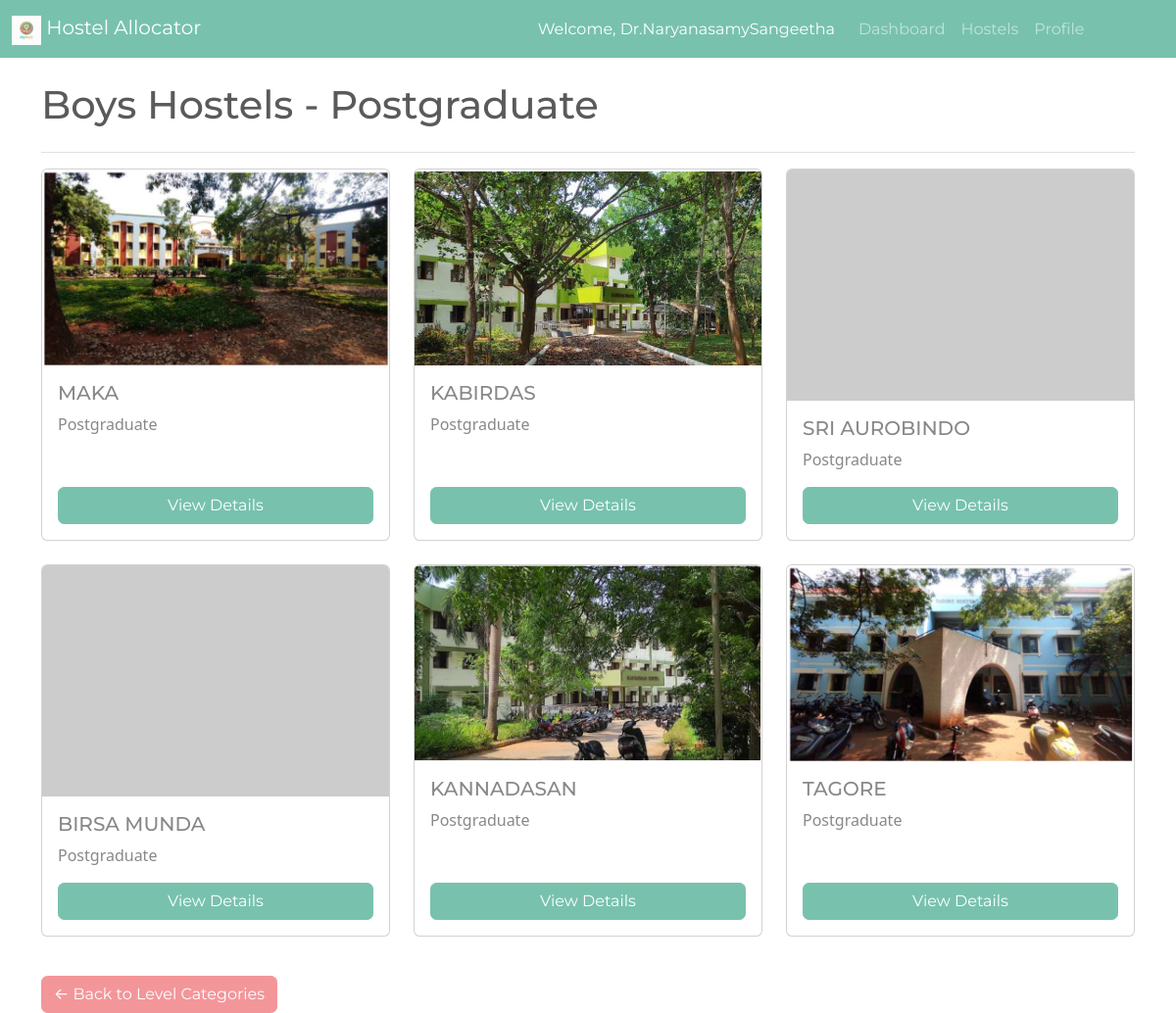
The page /hostels/M/PG/ (signed in) on the database its author committed.
### hostel/models.py (models this page shows, shortened)
class Hostel(models.Model):
    GENDER_CHOICES = [
        ('M', 'Boys'),
        ('F', 'Girls'),
    ]
    LEVEL_CHOICES = [
        ('UG', 'Undergraduate'),
        ('PG', 'Postgraduate'),
        ('PHD', 'PhD'),
    ]
    name = models.CharField(max_length=100)
    gender = models.CharField(max_length=1, choices=GENDER_CHOICES)
    level = models.CharField(max_length=3, choices=LEVEL_CHOICES)
    image = models.ImageField(upload_to='hostel_images/', blank=True, null=True)
    description = models.TextField(blank=True, null=True)
    warden_name = models.CharField(max_length=100, blank=True, null=True)
    warden_phone = models.CharField(max_length=15, blank=True, null=True)
    warden_email = models.EmailField(blank=True, null=True)
    assigned_warden = models.ForeignKey(
        settings.AUTH_USER_MODEL,
        on_delete=models.SET_NULL,
        null=True, blank=True,
        limit_choices_to={'groups__name': 'Warden', 'is_staff': True},
        related_name='managed_hostels'
    )
    priority = models.PositiveIntegerField(
        default=100,
        help_text="Lower numbers mean higher priority (filled first)."
    )
    location_details = models.TextField(
        blank=True,
        null=True,
        help_text="Enter location description (e.g., Near Silver Jubilee Campus, Opposite Central Library)"
    )
    is_manually_closed = models.BooleanField(
        default=False,
        help_text="Check this box to manually close this hostel to new applications, even if it is not full."
    )

### hostel/views.py (the view)
# urls.py: path('hostels/<str:gender>/<str:level>/', views.hostel_list_by_level, name='hostel_list_by_level'),
@login_required
def hostel_list_by_level(request, gender, level):
    hostels = Hostel.objects.filter(gender=gender, level=level)
    gender_display = dict(Hostel.GENDER_CHOICES).get(gender)
    level_display = dict(Hostel.LEVEL_CHOICES).get(level)
    context = {
        'hostels': hostels,
        'gender_code': gender,
        'gender_display': gender_display,
        'level_display': level_display,
    }
    return render(request, 'hostel/hostel_list_by_level.html', context)

### hostel/templates/hostel/hostel_list_by_level.html
{% extends 'hostel/base.html' %}
{% block content %}
    <h1 class="mb-4">{{ gender_display }} Hostels - {{ level_display }}</h1>
    <hr>
    <div class="row">
        {% for hostel in hostels %}
            <div class="col-md-4 mb-4">
                <div class="card h-100">
                    {% if hostel.image %}
                        <img src="{{ hostel.image.url }}" class="card-img-top" alt="{{ hostel.name }}" style="height: 200px; object-fit: cover;">
                    {% else %}
                        <img src="https://via.placeholder.com/300x200.png?text=No+Image" class="card-img-top" alt="No Image">
                    {% endif %}
                    <div class="card-body d-flex flex-column"> <h5 class="card-title">{{ hostel.name }}</h5>
                        <p class="card-text">{{ hostel.get_level_display }}</p>
                        <a href="{% url 'hostel_detail' hostel_id=hostel.id %}" class="btn btn-primary mt-auto">View Details</a> </div>
                </div>
            </div>
        {% empty %}
            <div class="col">
                <p class="alert alert-info">No {{ gender_display|lower }} hostels listed for {{ level_display }} at this time.</p>
            </div>
        {% endfor %}
    </div>
    <a href="{% url 'hostel_list' gender=gender_code %}" class="btn btn-secondary mt-3">&larr; Back to Level Categories</a>
{% endblock %}

### hostel/templates/hostel/base.html (shortened to what this page needs)
{% load static %}
<!doctype html>
<html lang="en">
<head>
    <link href="https://bootswatch.com/5/minty/bootstrap.min.css" rel="stylesheet">
</head>
<body>
    <nav class="navbar navbar-expand-lg navbar-dark bg-primary">
        <div class="container-fluid">
            <a class="navbar-brand" href="{% url 'dashboard' %}">
                <img src="{% static 'images/app-logo.png' %}" alt="Hostel Logo" width="30" height="30" class="d-inline-block align-text-top">
                Hostel Allocator
            </a>
            <div class="collapse navbar-collapse">
                <div class="navbar-nav ms-auto">
                    {% if user.is_authenticated %}
                        <span class="navbar-text text-white">
                            Welcome, {{ user.username }}
                        </span>
                        <a class="nav-link" href="{% url 'dashboard' %}">Dashboard</a>
                        <a class="nav-link" href="{% url 'hostel_category' %}">Hostels</a>
                        <a class="nav-link" href="{% url 'profile' %}">Profile</a>
                        <form action="{% url 'logout' %}" method="post" class="d-flex">
                            <button type="submit" class="btn btn-link nav-link">Logout</button>
                        </form>
                    {% endif %}
                </div>
            </div>
        </div>
    </nav>
    <div class="container mt-4">
        {% block content %}
        {% endblock %}
    </div>
</body>
</html>

### hostel/templates/hostel/base.html (style rules this page uses)
.navbar-text { margin-right: 1rem; }

### rows shown on the page
Hostel: image (picture), name "MAKA", level "Postgraduate"
Hostel: image (picture), name "KABIRDAS", level "Postgraduate"
Hostel: name "SRI AUROBINDO", level "Postgraduate"
Hostel: name "BIRSA MUNDA", level "Postgraduate"
Hostel: image (picture), name "KANNADASAN", level "Postgraduate"
Hostel: image (picture), name "TAGORE", level "Postgraduate"

### other values the page prints
{{ user.username }} "Dr.NaryanasamySangeetha"
{{ gender_display }} "Boys"
{{ level_display }} "Postgraduate"
